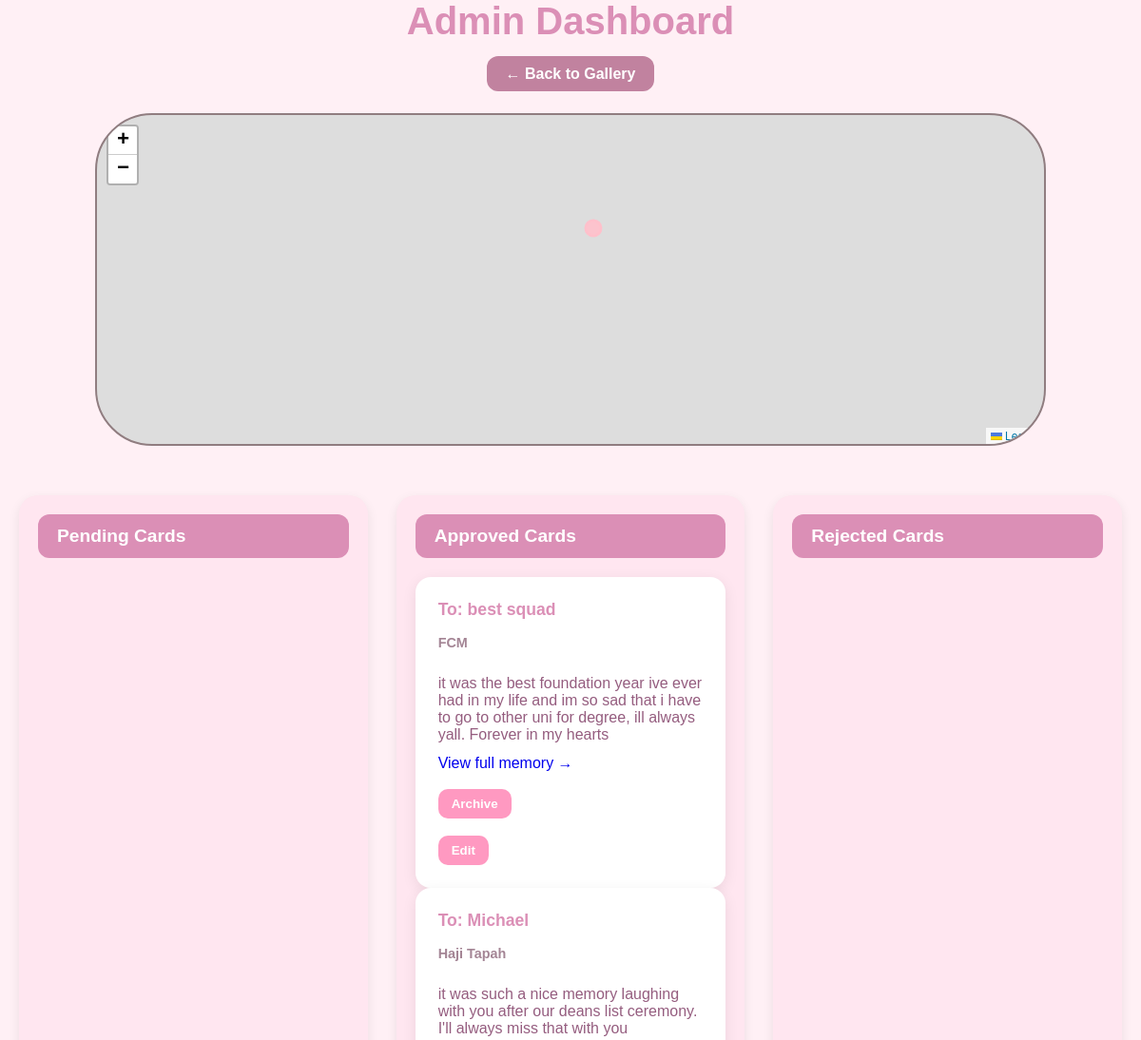
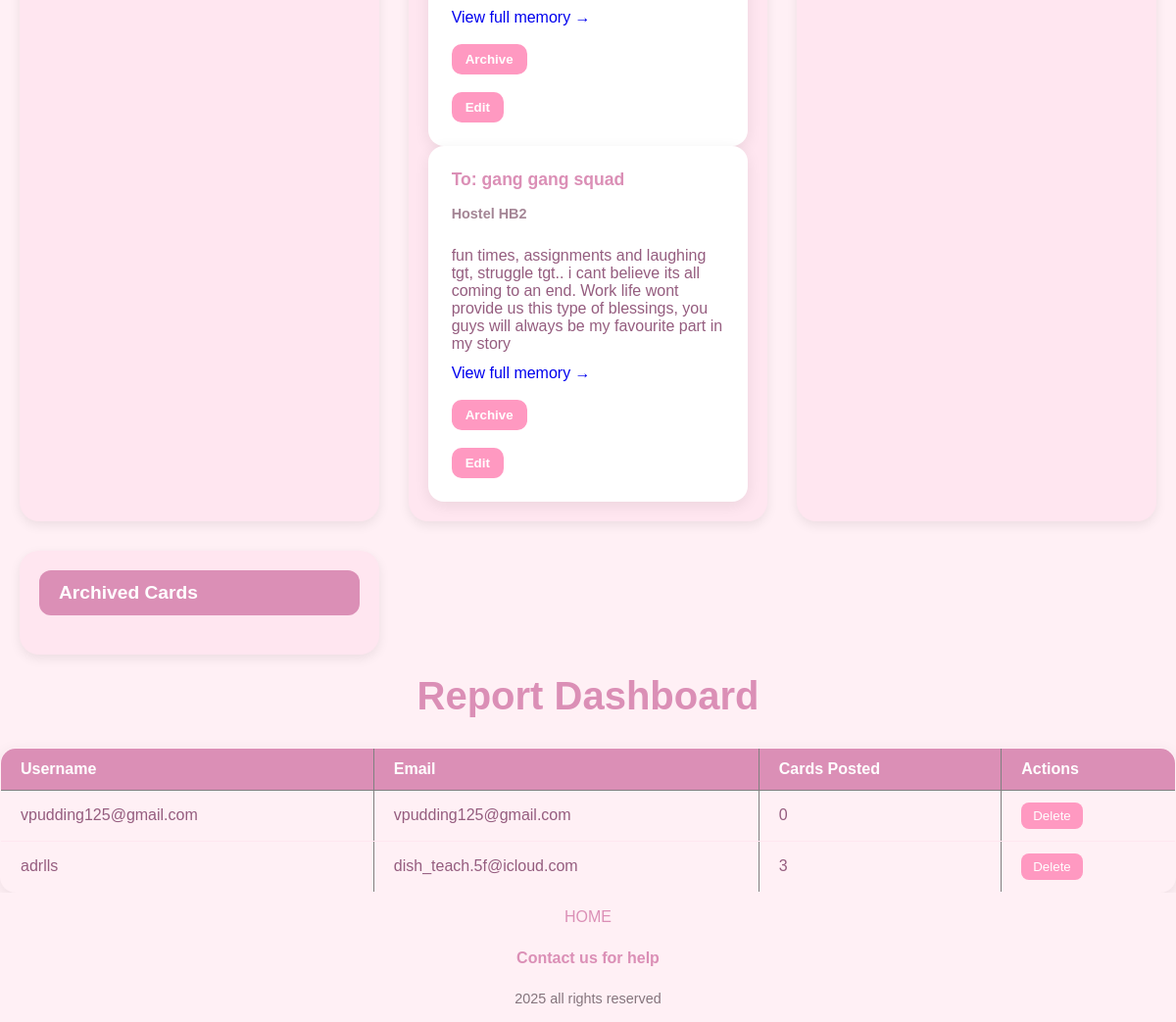
The app's page /admin (signed in) with its own data (2 pictures, top to bottom).
### app.py (models this page shows)
class Card(db.Model):
    id = db.Column(db.Integer, primary_key=True)
    to_name = db.Column(db.String(50), nullable=False)
    location = db.Column(db.String(100), nullable=False)
    message = db.Column(db.Text, nullable=False)
    photos = db.relationship("Photo", backref="card", lazy=True)
    video = db.Column(db.String(200), nullable=True)
    user_id = db.Column(db.Integer, db.ForeignKey("user.id"), nullable=True)
    song = db.Column(db.Text, nullable=True)
    created = db.Column(db.DateTime, default=datetime.utcnow)
    lat = db.Column(db.Float, nullable=True)
    lng = db.Column(db.Float, nullable=True)
    status = db.Column(db.String(20), default="pending")  # pending, approved, rejected, archived

class User(db.Model):
    id = db.Column(db.Integer, primary_key=True)
    username = db.Column(db.String(150), nullable=True, unique=True)
    email = db.Column(db.String(150), nullable=False, unique=True)
    password = db.Column(db.String(200), nullable=True)  # nullable so Google login works
    is_admin = db.Column(db.Boolean, default=False)

### app.py (the view)
@app.route("/admin")
def admin_dashboard():
    user = User.query.get(session["user_id"])
    pending = Card.query.filter_by(status="pending").all()
    approved = Card.query.filter_by(status="approved").all()
    rejected = Card.query.filter_by(status="rejected").all()
    archived = Card.query.filter_by(status="archived").all()
    users = User.query.all()
    user_data = []
    for u in users:
        total_cards = Card.query.filter_by(user_id=u.id).count()  # safer than from_name
        user_data.append({
            "id": u.id,
            "username": u.username,
            "email": u.email,
            "total_cards": total_cards
        })
    return render_template("admin.html",
        pending=[serialize_card(c) for c in pending],
        approved=[serialize_card(c) for c in approved],
        rejected=[serialize_card(c) for c in rejected],
        archived=[serialize_card(c) for c in archived],
        user_data=user_data
    )

### app.py (called while the page is built)
def serialize_card(card):
    return {
        "id": card.id,
        "to_name": card.to_name,
        "message": card.message,
        "lat": card.lat,
        "lng": card.lng,
        "location": card.location
    }

@app.context_processor
def inject_user():
    user_id = session.get("user_id")
    if user_id:
        user = User.query.get(user_id)
        return dict(current_user=user)
    return dict(current_user=None)

### templates/admin.html (shortened to what this page needs)
{% extends "base.html" %}
{% block body %}
<h1 class="admin-title">Admin Dashboard</h1>
<div class="back-btn-container">
    <a href="{{ url_for('index') }}" class="back-btn">← Back to Gallery</a>
</div>
<div id="map"></div>
<div class="dashboard">
    <div class="section">
        <h2>Pending Cards</h2>
    </div>
    <div class="section">
        <h2>Approved Cards</h2>
        {% for card in approved %}
            <div class="admin-card">
                <h3>To: {{ card.to_name }}</h3>
                <h4 class="location">{{ card.location }}</h4>
                <p>{{ card.message }}</p>
                <a href="{{ url_for('view_card', card_id=card.id) }}">View full memory →</a>
                <form action="{{ url_for('archive_card', card_id=card.id) }}" method="post" style="display:inline;">
                    <button type="submit">Archive</button>
                </form>
                <form action="{{ url_for('edit_card', card_id=card.id) }}" method="get" style="display:inline;">
                    <button type="submit">Edit</button>
                </form>
            </div>
        {% endfor %}
    </div>
    <div class="section">
        <h2>Rejected Cards</h2>
    </div>
    <div class="section">
        <h2>Archived Cards</h2>
    </div>
</div>
<h2 class="admin-title"> Report Dashboard </h2>
<table border="1" width="100%" cellpadding="10" cellspacing="0">
    <thead>
        <tr>
            <th>Username</th>
            <th>Email</th>
            <th>Cards Posted</th>
            <th>Actions</th>
        </tr>
    </thead>
    <tbody>
        {% for u in user_data %}
            <tr onclick="window.location='{{ url_for('view_user_profile', user_id=u.id) }}'">
                <td>{{ u.username }}</td>
                <td>{{ u.email }}</td>
                <td>{{ u.total_cards }}</td>
                <td>
                    <form action="{{ url_for('admin_delete_user', user_id=u.id) }}" method="POST"
                        style="display:inline;"
                        onsubmit="return confirm('Are you sure you want to delete this user? This action cannot be undone.');"
                        onclick="event.stopPropagation();">
                        <button type="submit">Delete</button>
                    </form>
                </td>
            </tr>
        {% endfor %}
    </tbody>
</table>
{% endblock %}

### templates/base.html (shortened to what this page needs)
<!DOCTYPE html>
<html lang="en">
<head>
    <link rel="stylesheet" href="{{url_for('static', filename='styles.css')}}">
    <link rel="stylesheet" href="https://unpkg.com/leaflet/dist/leaflet.css" />
</head>
<body>
    {% block body %}
    {% endblock %}
<footer>
    {% if request.endpoint != 'index' %}
        <div class="footer-home">
            <a href="{{ url_for('index')}}" target="_self">HOME</a>
        </div>
    {% endif %}
    <div class="footer">
        <a href="{{ url_for('contacts') }}" target="_self">Contact us for help</a>
    </div>
    <div class="footer-rights">
        <p>2025 all rights reserved</p>
    </div>
</footer>
</body>
</html>

### static/styles.css (style rules this page uses)
body { font-family: "Poppins", sans-serif; background: #fff0f5; margin: 0; padding: 0; color: #955d7f; }
* { margin: 0; padding: 0; box-sizing: border-box; text-decoration: none; list-style: none; }
#map { height: 350px; width: 150%; max-width: 1000px; border-radius: 12px; overflow: hidden; margin: 2rem auto; border: 2px solid #907d80; border-radius: 60px; }
.back-btn-container { text-align: center; margin-top: 1.5rem; }
.back-btn { text-decoration: none; padding: 0.6rem 1.2rem; background-color: #c1829fff; color: white; border-radius: 12px; font-weight: bold; transition: 0.2s; }
.footer { text-align: center; padding: 1rem 0; background-color: #fff0f5; }
.footer a { font-family: 'Poppins', sans-serif; color: #db8fb6; text-decoration: none; font-weight: bold; transition: 0.3s; }
footer { background-color: #fff0f5; padding: 1rem 0; }
.footer-rights { text-align: center; font-family: 'Poppins', sans-serif; color: #85757dff; font-size: 0.9rem; font-weight: 500; margin-top: 0.5rem; }
.footer-home { text-align: center; margin-bottom: 0.5rem; }
.footer-home a { text-decoration: none; color: #db8fb6; font-weight: 500; }
.admin-title { text-align: center; font-size: 2.5rem; color: #db8fb6; margin-bottom: 1rem; }
.dashboard { display: grid; grid-template-columns: repeat(auto-fit, minmax(320px, 1fr)); gap: 30px; padding: 20px; }
.section { background: #ffe6f0; border-radius: 20px; padding: 20px; box-shadow: 0 4px 12px rgba(0,0,0,0.08); }
.section h2 { color: white; background: #db8fb6; padding: 12px 20px; border-radius: 12px; font-size: 1.2rem; margin-bottom: 20px; }
.admin-card { background: #ffffff; border-radius: 16px; padding: 1.5rem; box-shadow: 0 4px 15px rgba(0,0,0,0.08); transition: transform 0.2s, box-shadow 0.3s; display: flex; flex-direction: column; gap: 0.8rem; }
.admin-card h3 { color: #db8fb6; margin-bottom: 0.2rem; font-size: 1.1rem; }
.admin-card .location { font-size: 0.9rem; color: #a48595; margin-bottom: 0.8rem; }
.admin-card button { background: #ff99c1; color: white; border: none; padding: 8px 14px; border-radius: 10px; cursor: pointer; font-weight: 600; transition: 0.3s; margin-top: 5px; }
table { width: 100%; border-collapse: collapse; margin-top: 30px; background: #fff0f5; border-radius: 16px; overflow: hidden; box-shadow: 0 4px 15px rgba(0,0,0,0.08); }
thead tr { background: #db8fb6; color: white; font-weight: bold; text-align: left; }
thead th { padding: 12px 20px; }
tbody tr { border-bottom: 1px solid #ffe6f0; cursor: pointer; transition: background 0.2s; }
tbody td { padding: 12px 20px; }
tbody button { background: #ff99c1; color: white; border: none; padding: 6px 12px; border-radius: 8px; cursor: pointer; font-weight: 500; }

### records on screen
Card: to_name "best squad", location "FCM", message "it was the best foundation year ive ever had in my life and im so sad that i have to go to other uni for degree, ill always yall. Forever in my hearts"
Card: to_name "Michael", location "Haji Tapah", message "it was such a nice memory laughing with you after our deans list ceremony. I'll always miss that with you"
Card: to_name "gang gang squad", location "Hostel HB2", message "fun times, assignments and laughing tgt, struggle tgt.. i cant believe its all coming to an end. Work life wont provide us this type of blessings, you guys will always be my favourite part in my story"
User: username "vpudding125@gmail.com", email "vpudding125@gmail.com", total_cards "0"
User: username "adrlls", email "dish_teach.5f@icloud.com", total_cards "3"
